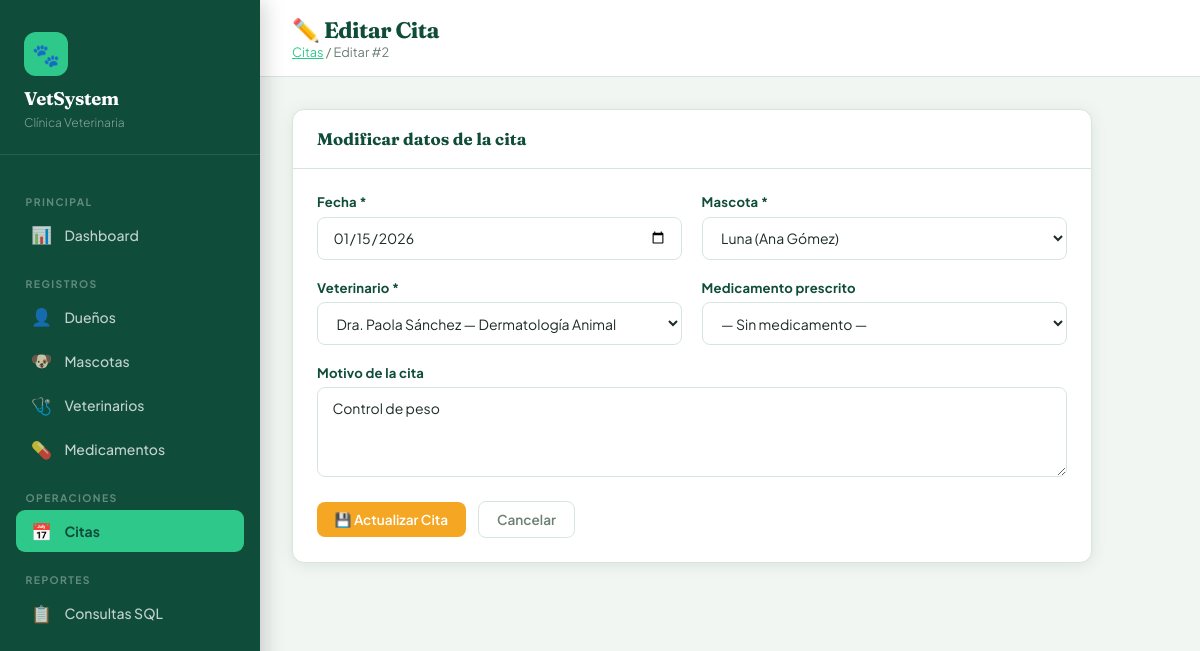
Screenshot of /citas/editar.php?id=2 with the database file from the repository.
### tables this page shows
CREATE TABLE CITA (
  ID_Cita    INT AUTO_INCREMENT PRIMARY KEY,
  Fecha      DATE NOT NULL,
  Motivo     VARCHAR(200),
  ID_Mascota INT NOT NULL,
  ID_Vet     INT NOT NULL,
  ID_Med     INT DEFAULT NULL,
  created_at TIMESTAMP DEFAULT CURRENT_TIMESTAMP,
  CONSTRAINT fk_cita_mascota FOREIGN KEY (ID_Mascota)
    REFERENCES MASCOTA(ID_Mascota) ON DELETE CASCADE ON UPDATE CASCADE,
  CONSTRAINT fk_cita_vet FOREIGN KEY (ID_Vet)
    REFERENCES VETERINARIO(ID_Vet) ON DELETE CASCADE ON UPDATE CASCADE,
  CONSTRAINT fk_cita_med FOREIGN KEY (ID_Med)
    REFERENCES MEDICAMENTO(ID_Med) ON DELETE SET NULL ON UPDATE CASCADE
);

CREATE TABLE VETERINARIO (
  ID_Vet       INT AUTO_INCREMENT PRIMARY KEY,
  Nombre       VARCHAR(100) NOT NULL,
  Especialidad VARCHAR(80),
  Horario      VARCHAR(50),
  Telefono     VARCHAR(20),
  NumLicencia  VARCHAR(30) UNIQUE,
  created_at   TIMESTAMP DEFAULT CURRENT_TIMESTAMP
);

### citas/editar.php (the view, shortened to what this page needs)
<?php
$root = '../';
$conn = getConexion();
$id   = (int)($_GET['id'] ?? 0);
$cita = $conn->query("SELECT * FROM CITA WHERE ID_Cita=$id")->fetch_assoc();
$mascotas     = $conn->query("SELECT M.ID_Mascota, CONCAT(M.Nombre,' (',D.Nombre,' ',D.Apellido,')') AS NombreInfo FROM MASCOTA M JOIN DUENO D ON M.ID_Dueno=D.ID_Dueno ORDER BY M.Nombre");
$veterinarios = $conn->query("SELECT ID_Vet, Nombre, Especialidad FROM VETERINARIO ORDER BY Nombre");
?>
<!DOCTYPE html>
<html lang="es">
<head>
  <link rel="stylesheet" href="<?= $root ?>assets/css/style.css">
</head>
<body>
<?php include $root . 'includes/sidebar.php'; ?>
<div class="main">
  <div class="topbar">
    <div>
      <h1>✏️ Editar Cita</h1>
      <div class="breadcrumb"><a href="index.php" style="color:var(--accent)">Citas</a> / Editar #<?= $id ?></div>
    </div>
  </div>
  <div class="content">
    <div class="card" style="max-width:800px">
      <div class="card-header"><h3>Modificar datos de la cita</h3></div>
      <div class="card-body">
        <form method="POST">
          <div class="form-grid">
            <div class="form-group">
              <label>Fecha *</label>
              <input type="date" name="fecha" class="form-control" required
                     value="<?= htmlspecialchars($cita['Fecha']) ?>">
            </div>
            <div class="form-group">
              <label>Mascota *</label>
              <select name="id_mascota" class="form-control" required>
                <?php while ($m = $mascotas->fetch_assoc()): ?>
                <option value="<?= $m['ID_Mascota'] ?>"
                  <?= ($cita['ID_Mascota'] == $m['ID_Mascota']) ? 'selected' : '' ?>>
                  <?= htmlspecialchars($m['NombreInfo']) ?>
                </option>
                <?php endwhile; ?>
              </select>
            </div>
            <div class="form-group">
              <label>Veterinario *</label>
              <select name="id_vet" class="form-control" required>
                <?php while ($v = $veterinarios->fetch_assoc()): ?>
                <option value="<?= $v['ID_Vet'] ?>"
                  <?= ($cita['ID_Vet'] == $v['ID_Vet']) ? 'selected' : '' ?>>
                  <?= htmlspecialchars($v['Nombre']) ?> — <?= htmlspecialchars($v['Especialidad']) ?>
                </option>
                <?php endwhile; ?>
              </select>
            </div>
            <div class="form-group">
              <label>Medicamento prescrito</label>
              <select name="id_med" class="form-control">
                <option value="">— Sin medicamento —</option>
              </select>
            </div>
            <div class="form-group" style="grid-column:1/-1">
              <label>Motivo de la cita</label>
              <textarea name="motivo" class="form-control"><?= htmlspecialchars($cita['Motivo']) ?></textarea>
            </div>
          </div>
          <div class="form-actions">
            <button type="submit" class="btn btn-warning">💾 Actualizar Cita</button>
            <a href="index.php" class="btn btn-outline">Cancelar</a>
          </div>
        </form>
      </div>
    </div>
  </div>
</div>
</body>
</html>

### assets/css/style.css (style rules this page uses)
:root { --primary: #0f4c3a; --primary-mid: #1a6b52; --accent: #2ec98a; --amber: #f5a623; --danger: #e05c5c; --bg: #f2f6f3; --white: #ffffff; --card: #ffffff; --text: #1c2b25; --muted: #6b7f75; --border: #d6e5dd; --sidebar-w: 260px; --radius: 12px; --shadow: 0 2px 16px rgba(15,76,58,.10); --shadow-md: 0 4px 24px rgba(15,76,58,.16); }
*, *::before, *::after { box-sizing: border-box; margin: 0; padding: 0; }
body { font-family: 'Plus Jakarta Sans', sans-serif; background: var(--bg); color: var(--text); min-height: 100vh; display: flex; }
.main { margin-left: var(--sidebar-w); flex: 1; min-height: 100vh; display: flex; flex-direction: column; }
.topbar { background: var(--white); border-bottom: 1px solid var(--border); padding: 1rem 2rem; display: flex; align-items: center; justify-content: space-between; }
.topbar h1 { font-family: 'Fraunces', serif; font-size: 1.4rem; font-weight: 700; color: var(--primary); letter-spacing: -.5px; }
.topbar .breadcrumb { font-size: .8rem; color: var(--muted); }
.content { padding: 2rem; flex: 1; }
.card { background: var(--card); border-radius: var(--radius); box-shadow: var(--shadow); border: 1px solid var(--border); overflow: hidden; }
.card-header { padding: 1.2rem 1.5rem; border-bottom: 1px solid var(--border); display: flex; align-items: center; justify-content: space-between; gap: 1rem; }
.card-header h3 { font-family: 'Fraunces', serif; font-size: 1.05rem; color: var(--primary); font-weight: 700; }
.card-body { padding: 1.5rem; }
.btn { display: inline-flex; align-items: center; gap: .4rem; padding: .55rem 1.1rem; border-radius: 8px; font-size: .85rem; font-weight: 600; font-family: inherit; cursor: pointer; border: none; text-decoration: none; transition: all .18s; white-space: nowrap; }
.btn-warning { background: var(--amber); color: #fff; }
.btn-outline { background: transparent; border: 1.5px solid var(--border); color: var(--muted); }
.form-grid { display: grid; grid-template-columns: repeat(auto-fit, minmax(260px, 1fr)); gap: 1.2rem; }
.form-group { display: flex; flex-direction: column; gap: .4rem; }
.form-group label { font-size: .82rem; font-weight: 700; color: var(--primary); letter-spacing: .2px; }
.form-control { padding: .65rem .9rem; border: 1.5px solid var(--border); border-radius: 8px; font-family: inherit; font-size: .875rem; color: var(--text); background: var(--white); transition: border-color .18s, box-shadow .18s; outline: none; }
textarea.form-control { resize: vertical; min-height: 90px; }
.form-actions { margin-top: 1.5rem; display: flex; gap: .8rem; align-items: center; }

### rows the page displays
cita: fecha "01/15/2026", id_mascota "Luna (Ana Gómez)", id_vet "Dra. Paola Sánchez — Dermatología Animal", motivo "Control de peso"

### other values shown
$id "2"
